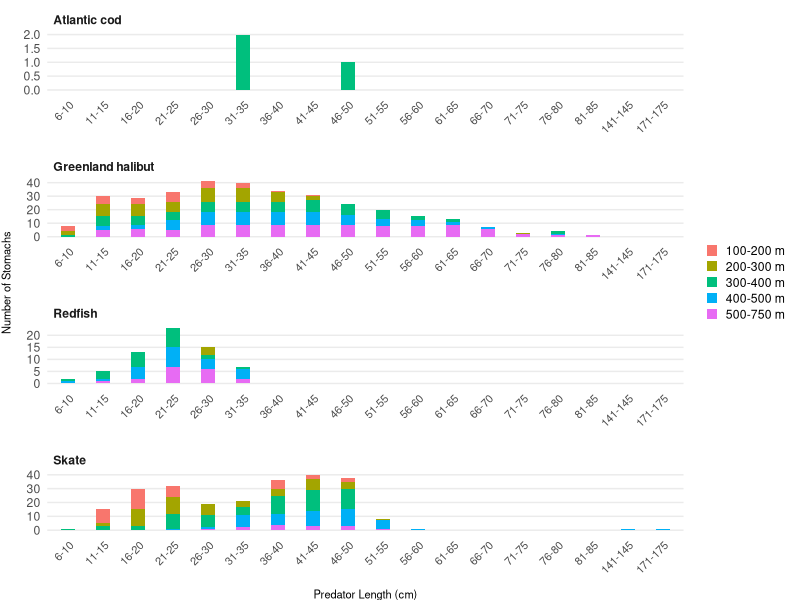
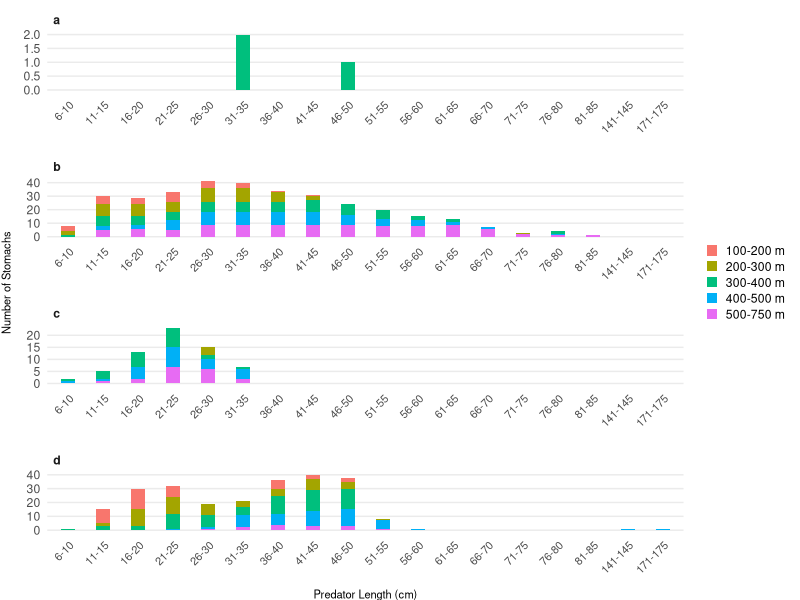
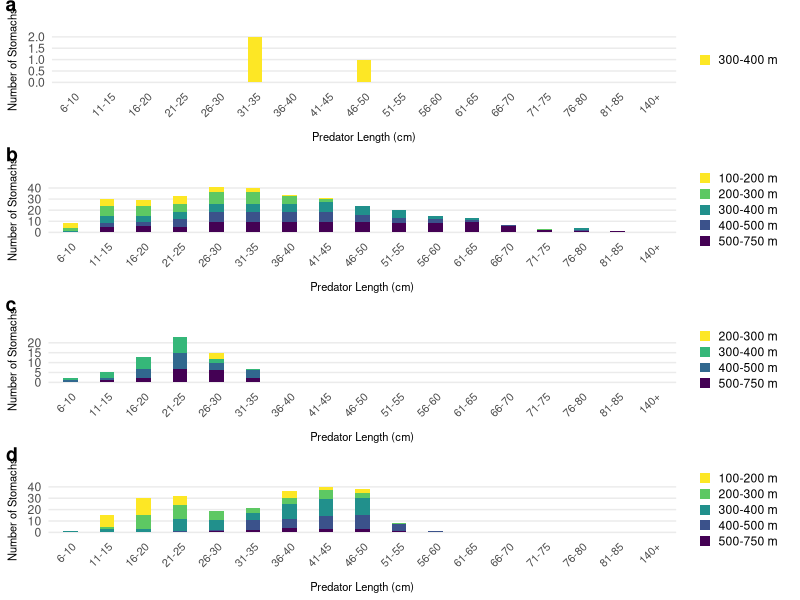

Source code (R) for these figures, in order:
################################################################################
################################################################################
#                   Figure 5 Stomach by Length & Depth - DRAFT
################################################################################
################################################################################


# Author: Krista Kenyon (KAK)
# Date Created: June 17/2024
# Date Last Modified: July 3/2024 by KAK

# Document Purpose: Working document for creating the Figure 5 paneled bar charts.
    # Working in code is simpler and faster here than in the R Markdown document
        # R Markdown places code results below chunks, which can mean a lot of scrolling
        # Not worried about accidentally knitting the whole document when testing out different code chunks
    # Current version is up to date clean code.

# Document Sections:
    # Remaining Tasks
    # Load Libraries & Base Data
    # Code Chunk: Creating the Paneled Bar Charts examining stomachs sampled per fish length
    # Additional Notes

# Code Chunk was transferred into the R Markdown Chunk 5: stomach-length

# To see tutorials, key webpages, and key videos I used to create and format the 
# bar chart, please see the 'Draft_Script_Fig05_Stomach-by-Length.R' in the 'Draft Code' folder


################################################################################
#                            Remaining Tasks 
################################################################################


# Step 1: Select which chart style I will go with

# Step 2: Save base prey and pred dataframe outputs for cleaner code

# Step 3: Clean up Document Code

# Step 4: Clean up Draft Script doc
  
# Step 5: Decide if I want to mess around with panel boarders right now



################################################################################
#                         Load Libraries & Base Data          
################################################################################


### load libraries

library(ggplot2) 
library(tidyverse)
library(dplyr)
library(reshape2) 
library(viridis)                 # Fig 5 - color blind friendly palette
# library(ggrepel)               # formats figure labels so they don't overlap                   



### import data

pred <- read.csv('data/processed/2019_basePred.csv')


################################################################################
#              Code Chunk: Creating Fig 5 Paneled-Bar Chart 
################################################################################


# The purpose of this code chunk is to create Figure 5

# The sections of this code chunk are:
    # Creating and Formatting Figure 5 paneled-bar chart

# No creation of a new dataframe is required for Fig 5


# This figure will detail the total sum of stomachs sampled per size class within each depth stratum.
    # Different panel for each predator category

# Figure structure will need:
    # Three categorical variables:
        # x-axis: predator length
        # fill: depth range
        # facet: predator category
    # One numerical variable:
        # y-axis: sum stomach samples that falls within categories


# If desired, old/test code and additional links to tutorial youtubes/webpages I used to create Figure 5 are recorded in (scripts/draft code/Draft_Script_Fig5_Stomach-by-Length.R)

# Those notes include sites and tutorials that assisted me with:
    # Data structure for figure
    # Building faceted stacked bar charts
    # Formatting faceted stacked bar charts
    # Unused but Interesting ggplot2 arguments
    # Creating a Base Theme for R Markdown Plots


############### Building and Formatting the Faceted Stacked Bar Chart ##################

# So far I haven't figured out how to code the exact same formatting as template

# HOWEVER - I'm not the biggest fan of their formatting for this Figure anyway.

# I'm putting a pause on fine-tuning the figure format for now
    # I will return to this after completing the later figures to have consistent formatting
    # the template structure doesn't really have consistent formatting across all figures



### Faceted Stacked Bar Chart


# Below are the different options:


#### Option A: Fish Panel Titles ####

# This option has 1 legend and uses fish names to distinguish each panel

g05<- ggplot(pred, aes(reorder(length.range, Length))) +  
  # orders the X-axis categories based on numerical length of fish
  # basically makes ggplot see and order the x-axis as numbers vs text
  
  geom_bar(aes(fill = depth),
           position = "stack",
           stat="count",
           width = 0.4) +   # changes the width of the bars 
  
  facet_wrap(~ pred.name, 
             nrow = 5, 
             scale = "free_y",
             axes = "all_x") +

  
  # scale_fill_viridis(discrete = TRUE,   # color-blind friendly palet for discrete data
  #                    direction = -1) +  # flips the order of the colours
  
  theme_minimal() + 
  
  theme(axis.text.x = element_text(angle = 45,hjust = 1, size = 8 ),
        axis.title = element_text(size = 8),
        axis.title.y = element_text(vjust = +3),                 # pulls y-axis title away from chart
        axis.title.x = element_text(vjust = -2),                 # pulls x-axis title away from chart
        legend.title = element_blank(),                          # removes legend title
        # common.legend = TRUE,
        legend.key.size = unit(3, "mm"),                         # adjusts width of legend color symbols
        legend.key.height = unit(3, "mm"),                       # adjusts height of legend color symbols
        legend.key.spacing.y = unit(1, "mm"),                    # defines space between legend items
        panel.grid.minor = element_blank(),                      # removes all minor grid-lines
        panel.grid.major.x = element_blank(),
        panel.spacing = unit(13, 'point'),                         # adds space between panels
        # panel.border = element_rect(fill = "transparent",        # needed to add the boarder       
        #                            color = "black", linewidth = 1.0), # boarder color and width
        strip.text = element_text(face = "bold",      # bolds the panel titles
                                  hjust = 0)) +       # pulls panel titles to the top left
  
  labs(x = "Predator Length (cm)",
       y = "Number of Stomachs")

g05


#### Option B: a/b/c/d Panel Titles ####


# This option has 1 legend and uses a/b/c/d for each panel

g05 +  facet_wrap(~ pred.name, 
                  nrow = 5, 
                  scale = "free_y",
                  axes = "all_x",
                  labeller = labeller(pred.name = 
                                        c("Atlantic cod" = "a",
                                          "Greenland halibut" = "b",
                                          "Redfish" = "c",
                                          "Skate" = "d")))


#### Option C: Multiple Legends ###

# This option has individual legends and uses a/b/c/d for each panel
# So far I can't get each individual legends to show the 0'd values
    # because each panel doesn't include any 0'd values


# Testing using Grid-arrange

library(gridExtra)
library(ggpubr)

sp <- split(pred,f = pred$pred.name)

p01 <- ggplot(sp$`Atlantic cod`, aes(x = length.range, fill = depth)) +
  
  geom_bar(position = "stack",
           stat="count",
           width = 0.4) +   # changes the width of the bars 
  
  scale_x_discrete(limits = c("6-10", "11-15", "16-20", "21-25", "26-30", "31-35", "36-40",
                              "41-45", "46-50", "51-55", "56-60", "61-65", "66-70", 
                              "71-75", "76-80", "81-85", "140+")) +
  
  scale_fill_viridis(discrete = TRUE,   # color-blind friendly palet for discrete data
                     direction = -1) +  # flips the order of the colours
  
  # scale_fill_manual(values = c("red", "blue", "green", "purple", "pink"),
  #                   breaks = c("100-200 m", "200-300 m", "300-400 m", "300-400 m", "500-750 m"),
  #                   labels = c("100-200 m", "200-300 m", "300-400 m", "300-400 m", "500-750 m"),
  #                   drop = FALSE) +
  
  # scale_fill_manual(values = depth, breaks = c("100-200 m", "200-300 m", "300-400 m", "300-400 m", "500-750 m")) +
  theme_minimal() + 
  
  theme(axis.text.x = element_text(angle = 45,hjust = 1, size = 8 ),
        axis.title = element_text(size = 8),
        axis.title.y = element_text(vjust = +3),                 # pulls y-axis title away from chart
        axis.title.x = element_text(vjust = -2),                 # pulls x-axis title away from chart
        legend.title = element_blank(),                          # removes legend title
        legend.key.size = unit(3, "mm"),                         # adjusts width of legend color symbols
        legend.key.height = unit(3, "mm"),                       # adjusts height of legend color symbols
        legend.key.spacing.y = unit(1, "mm"),                    # defines space between legend items
        panel.grid.minor = element_blank(),                      # removes all minor grid-lines
        panel.grid.major.x = element_blank(),
        plot.margin = margin(t=25, r=8, b=10, l=9)) +
  
  labs(x = "Predator Length (cm)",
       y = "Number of Stomachs")


p02 <- p01 %+% sp$`Greenland halibut`
p03 <- p01 %+% sp$Redfish
p04 <- p01 %+% sp$Skate

ggarrange(p01, p02, p03, p04, 
          nrow = 4, labels = "auto", vjust = 0.8)

?ggarrange


#### Option D: Testing Facet_Grid ####


# This option makes many graphs showing depth and fish species individually.

# This option has 1 legend and uses the predator category as a title vs a/b/c/d

# look at for panel labels and outlines in following webpage: https://stackoverflow.com/questions/67098543/facet-wrap-labels-as-panel-labels-in-ggplot
# look at for labels per panel https://stackoverflow.com/questions/14840542/place-a-legend-for-each-facet-wrap-grid-in-ggplot2
 
# code below:

# ggplot(pred, aes(reorder(length.range, Length))) +
# 
#   geom_bar(aes(fill = depth),
#            position = "stack",
#            stat="count",
#            width = 0.4) +
# 
#   facet_grid(depth ~ pred.name) #,
#              # scale = "free_y",
#              # axes = "all_x")
# 
# theme_minimal() +
# 
#   theme(axis.text.x = element_text(angle = 45,hjust = 1, size = 8 ),
#         axis.title = element_text(size = 8),
#         axis.title.y = element_text(vjust = +3),                 # pulls y-axis title away from chart
#         axis.title.x = element_text(vjust = -2),                 # pulls x-axis title away from chart
#         legend.title = element_blank(),                          # removes legend title
#         common.legend = TRUE,
#         legend.key.size = unit(3, "mm"),                         # adjusts width of legend color symbols
#         legend.key.height = unit(3, "mm"),                       # adjusts height of legend color symbols
#         legend.key.spacing.y = unit(1, "mm"),                    # defines space between legend items
#         panel.grid.minor = element_blank(),                      # removes all minor grid-lines
#         panel.grid.major.x = element_blank(),
#         panel.spacing = unit(13, 'point'),                         # adds space between panels
#         # panel.border = element_rect(fill = "transparent",        # needed to add the boarder
#         #                            color = "black", linewidth = 1.0), # boarder color and width
#         strip.text = element_text(face = "bold",      # bolds the panel titles
#                                   hjust = 0)) +       # pulls panel titles to the top left
# 
#   labs(x = "Predator Length (cm)",
#        y = "Number of Stomachs")



#### Option E: ggarrange long format ####


# Using dplyr and ggarrange - this is getting messy fast. Not a fan
# Option B is the cleaned/simplified version of below code.


# p1 <- pred %>% filter(pred.name == "Atlantic cod") %>% 
#   ggplot(aes(x = length.range, fill = depth)) +
#   geom_bar(position = "stack",
#            stat = "count") +
#   scale_x_discrete(limits = c("6-10", "11-15", "16-20", "21-25", "26-30", "31-35", "36-40",
#                               "41-45", "46-50", "51-55", "56-60", "61-65", "66-70", 
#                               "71-75", "76-80", "81-85", "140+")) +
#   theme_minimal() + 
#   
#   theme(axis.text.x = element_text(angle = 45,hjust = 1 ),
#         legend.title = element_blank(),                          # removes legend title
#         legend.key.size = unit(3, "mm"),                         # adjusts width of legend color symbols
#         legend.key.height = unit(3, "mm"),                       # adjusts height of legend color symbols
#         legend.key.spacing.y = unit(1, "mm"),                    # defines space between legend items
#         panel.grid.minor = element_blank(),                      # removes all minor grid-lines
#         panel.grid.major.x = element_blank())
# 
# 
# p2 <- pred %>% filter(pred.name == "Greenland halibut") %>% 
#   ggplot(aes(x = length.range, fill = depth)) +
#   geom_bar(position = "stack",
#            stat = "count") +
#   scale_x_discrete(limits = c("6-10", "11-15", "16-20", "21-25", "26-30", "31-35", "36-40",
#                               "41-45", "46-50", "51-55", "56-60", "61-65", "66-70", 
#                               "71-75", "76-80", "81-85", "140+")) +
#   theme_minimal() + 
#   
#   theme(axis.text.x = element_text(angle = 45,hjust = 1 ),
#         legend.title = element_blank(),                          # removes legend title
#         legend.key.size = unit(3, "mm"),                         # adjusts width of legend color symbols
#         legend.key.height = unit(3, "mm"),                       # adjusts height of legend color symbols
#         legend.key.spacing.y = unit(1, "mm"),                    # defines space between legend items
#         panel.grid.minor = element_blank(),                      # removes all minor grid-lines
#         panel.grid.major.x = element_blank())
# 
# 
# ggarrange(p1, p2, nrow = 2, labels = "AUTO")  






